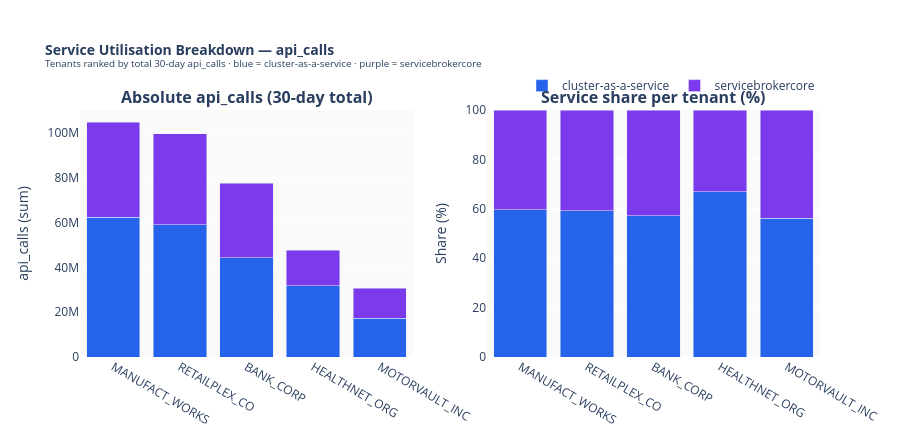

Notebook code for this chart:
### Markdown cell above
### 4.3 Service Utilisation Breakdown

*Which platform service is driving the most load — and does this vary by tenant?*

### Computation

Aggregates total `api_calls (sum)` per tenant per service over the full 30-day window.
Two views are produced from the same data: absolute totals (left panel) and percentage share per tenant (right panel).
Tenants are ordered by combined total api_calls descending.

### Code cell
fig_43 = None

_43_metric = "api_calls"
sub_43 = grp_all[grp_all["metricId"] == _43_metric].copy()

# Total per tenant per service
tenant_svc_43 = (
    sub_43.groupby(["tenant", "service"])["value"]
    .sum()
    .reset_index()
    .rename(columns={"value": "total"})
)

# Compute share within each tenant
tenant_totals_43 = tenant_svc_43.groupby("tenant")["total"].transform("sum")
tenant_svc_43["share_pct"] = tenant_svc_43["total"] / tenant_totals_43 * 100

tenant_order = (
    tenant_svc_43.groupby("tenant")["total"].sum()
    .sort_values(ascending=False)
    .index.tolist()
)

_svc_colours = {
    service_id_a: "#2563EB",   # blue — cluster
    service_id_b: "#7C3AED",   # purple — broker
}

fig_43 = make_subplots(
    rows=1, cols=2,
    subplot_titles=["<b>Absolute api_calls (30-day total)</b>", "<b>Service share per tenant (%)</b>"],
    horizontal_spacing=0.10,
)

for svc in [service_id_a, service_id_b]:
    svc_df = tenant_svc_43[tenant_svc_43["service"] == svc].set_index("tenant")
    absolutes = [svc_df.loc[t, "total"]     if t in svc_df.index else 0 for t in tenant_order]
    shares    = [svc_df.loc[t, "share_pct"] if t in svc_df.index else 0 for t in tenant_order]
    short_labels = [_short(t) for t in tenant_order]

    fig_43.add_trace(go.Bar(
        x=short_labels,
        y=absolutes,
        name=svc,
        marker_color=_svc_colours.get(svc, "#888"),
        legendgroup=svc,
        showlegend=True,
        hovertemplate=f"<b>%{{x}}</b><br>{svc}<br>api_calls: %{{y:,.0f}}<extra></extra>",
    ), row=1, col=1)

    fig_43.add_trace(go.Bar(
        x=short_labels,
        y=shares,
        name=svc,
        marker_color=_svc_colours.get(svc, "#888"),
        legendgroup=svc,
        showlegend=False,
        hovertemplate=f"<b>%{{x}}</b><br>{svc}<br>Share: %{{y:.1f}}%<extra></extra>",
    ), row=1, col=2)

fig_43.update_layout(
    barmode="stack",
    title=dict(
        text="<b>Service Utilisation Breakdown — api_calls</b><br>"
             "<sup>Tenants ranked by total 30-day api_calls · blue = cluster-as-a-service · purple = servicebrokercore</sup>",
        font_size=14,
    ),
    height=440,
    legend=dict(orientation="h", yanchor="bottom", y=1.04, xanchor="right", x=1),
    plot_bgcolor="#fafafa",
    margin=dict(t=110),
)
fig_43.update_yaxes(title_text="api_calls (sum)", col=1)
fig_43.update_yaxes(title_text="Share (%)", range=[0, 100], col=2)
fig_43.show();

### Figure 1 — Plotly figure (JSON) as saved in the notebook; plotly's stock layout.template omitted (floating-point values rounded to 4 significant figures)
{"data": [{"hovertemplate": "<b>%{x}</b><br>cluster-as-a-service<br>api_calls: %{y:,.0f}<extra></extra>", "legendgroup": "cluster-as-a-service", "marker": {"color": "#2563EB"}, "name": "cluster-as-a-service", "showlegend": true, "type": "bar", "x": ["MANUFACT_WORKS", "RETAILPLEX_CO", "BANK_CORP", "HEALTHNET_ORG", "MOTORVAULT_INC"], "xaxis": "x", "y": [62393303, 59135153, 44360266, 31890475, 17290468], "yaxis": "y"}, {"hovertemplate": "<b>%{x}</b><br>cluster-as-a-service<br>Share: %{y:.1f}%<extra></extra>", "legendgroup": "cluster-as-a-service", "marker": {"color": "#2563EB"}, "name": "cluster-as-a-service", "showlegend": false, "type": "bar", "x": ["MANUFACT_WORKS", "RETAILPLEX_CO", "BANK_CORP", "HEALTHNET_ORG", "MOTORVAULT_INC"], "xaxis": "x2", "y": [59.53, 59.27, 57.19, 66.9, 56.23], "yaxis": "y2"}, {"hovertemplate": "<b>%{x}</b><br>servicebrokercore<br>api_calls: %{y:,.0f}<extra></extra>", "legendgroup": "servicebrokercore", "marker": {"color": "#7C3AED"}, "name": "servicebrokercore", "showlegend": true, "type": "bar", "x": ["MANUFACT_WORKS", "RETAILPLEX_CO", "BANK_CORP", "HEALTHNET_ORG", "MOTORVAULT_INC"], "xaxis": "x", "y": [42416967, 40639680, 33203634, 15775914, 13457716], "yaxis": "y"}, {"hovertemplate": "<b>%{x}</b><br>servicebrokercore<br>Share: %{y:.1f}%<extra></extra>", "legendgroup": "servicebrokercore", "marker": {"color": "#7C3AED"}, "name": "servicebrokercore", "showlegend": false, "type": "bar", "x": ["MANUFACT_WORKS", "RETAILPLEX_CO", "BANK_CORP", "HEALTHNET_ORG", "MOTORVAULT_INC"], "xaxis": "x2", "y": [40.47, 40.73, 42.81, 33.1, 43.77], "yaxis": "y2"}], "layout": {"annotations": [{"font": {"size": 16}, "showarrow": false, "text": "<b>Absolute api_calls (30-day total)</b>", "x": 0.225, "xanchor": "center", "xref": "paper", "y": 1, "yanchor": "bottom", "yref": "paper"}, {"font": {"size": 16}, "showarrow": false, "text": "<b>Service share per tenant (%)</b>", "x": 0.775, "xanchor": "center", "xref": "paper", "y": 1, "yanchor": "bottom", "yref": "paper"}], "barmode": "stack", "height": 440, "legend": {"orientation": "h", "x": 1, "xanchor": "right", "y": 1.04, "yanchor": "bottom"}, "margin": {"t": 110}, "plot_bgcolor": "#fafafa", "title": {"font": {"size": 14}, "text": "<b>Service Utilisation Breakdown — api_calls</b><br><sup>Tenants ranked by total 30-day api_calls · blue = cluster-as-a-service · purple = servicebrokercore</sup>"}, "xaxis": {"anchor": "y", "domain": [0, 0.45]}, "xaxis2": {"anchor": "y2", "domain": [0.55, 1]}, "yaxis": {"anchor": "x", "domain": [0, 1], "title": {"text": "api_calls (sum)"}}, "yaxis2": {"anchor": "x2", "domain": [0, 1], "range": [0, 100], "title": {"text": "Share (%)"}}}}
